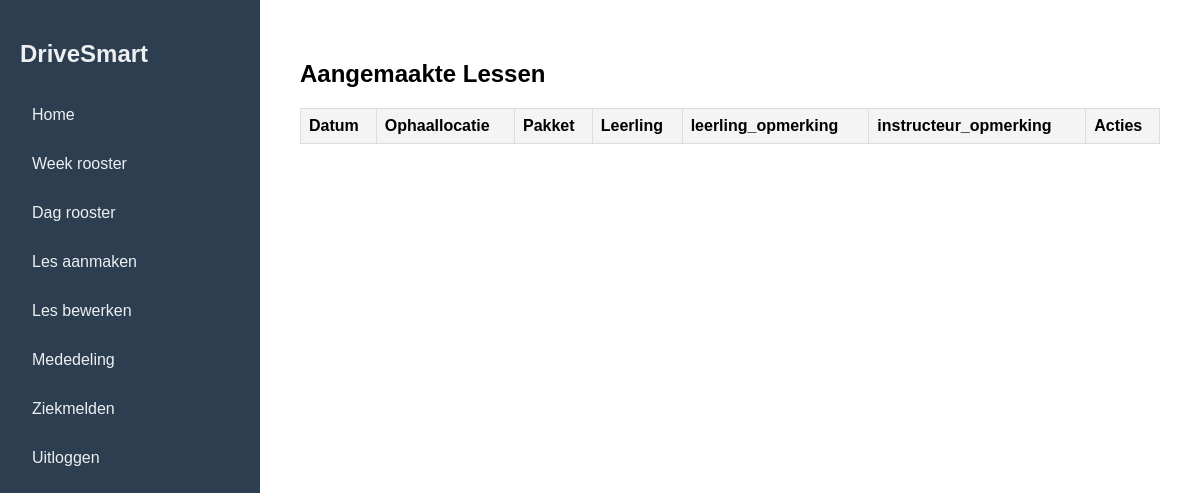
The page /lessen_bekijken.php on the database as committed earlier.
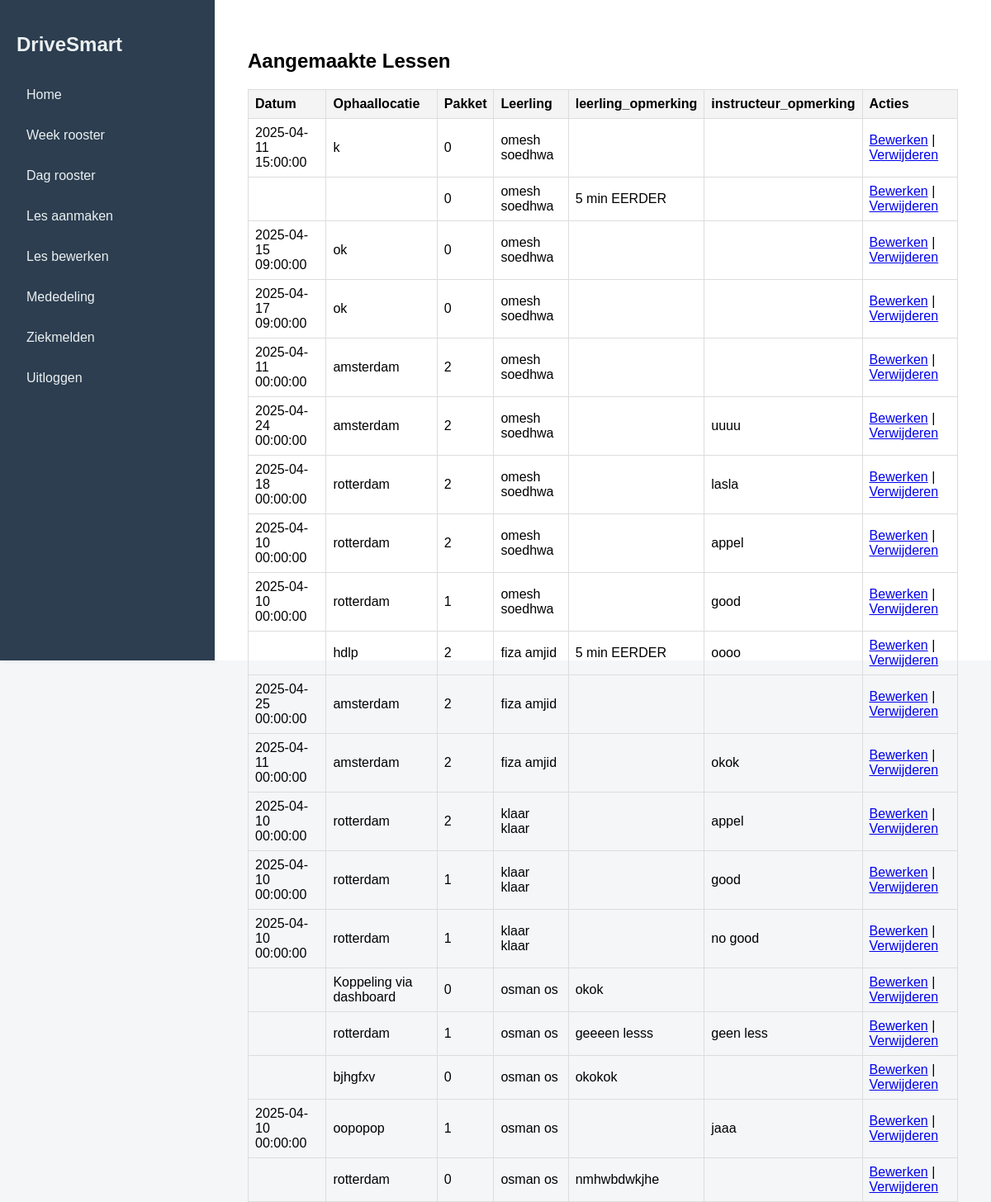
The same page on the database as committed later.
### tables this page shows
CREATE TABLE `les` (
  `les_id` int(11) NOT NULL,
  `leerling_id` int(11) DEFAULT NULL,
  `instructeur_id` int(11) DEFAULT NULL,
  `auto_id` int(11) DEFAULT NULL,
  `datum` datetime DEFAULT NULL,
  `ophaallocatie` varchar(255) DEFAULT NULL,
  `geannuleerd` tinyint(1) DEFAULT 0,
  `reden_annulering` text DEFAULT NULL,
  `leerling_opmerking` text DEFAULT NULL,
  `instructeur_opmerking` text DEFAULT NULL,
  `pakket` tinyint(1) DEFAULT 0,
  `starttijd` time NOT NULL,
  `eindtijd` time NOT NULL,
  `pakket_id` int(11) DEFAULT NULL
);

### db.php (called while the page is built, shortened)
<?php
class DB{
    private $dbh;
    public function __construct($db = "drivesmart", $host ="localhost:3306", $user = "root", $pass = "")
    {
        try{
            $this->dbh = new PDO("mysql:host=$host;dbname=$db;", $user, $pass);
            $this->dbh->setAttribute(PDO::ATTR_ERRMODE, PDO::ERRMODE_EXCEPTION);
        } catch (PDOEXception $e) {
            die("Connection error: " . $e->getMessage());
        }
    }
    public function execute($sql, $params = []) {
            $this->stmt = $this->dbh->prepare($sql);
            $this->stmt->execute($params);
            return $this->stmt;
    }
}
?>

### lessen_bekijken.php (the view, shortened to what this page needs)
<?php
include 'db.php';
$db = new DB();
$lessen = $db->execute("
    SELECT l.les_id, l.datum, l.ophaallocatie, l.pakket,
           l.leerling_opmerking, l.instructeur_opmerking,
           CONCAT(le.naam, ' ', le.achternaam) AS leerling_naam
    FROM les l
    JOIN leerling le ON l.leerling_id = le.leerling_id
")->fetchAll(PDO::FETCH_ASSOC);
?>
<!DOCTYPE html>
<html lang="en">
<head>
    <link rel="stylesheet" href="instructeur-dashboard.css">
    <link rel="stylesheet" href="lessen_bekijken.css">
</head>
<body>
<div class="dashboard-container">
    <aside class="sidebar">
        <h2>DriveSmart</h2>
        <nav>
            <ul>
            <li><a href="instructeur-dashboard.php">Home</a></li>
        <li><a href="#">Week rooster</a></li>
        <li><a href="dag_rooster.php">Dag rooster</a></li>
        <li><a href="les_aanmaken.php">Les aanmaken</a></li>
        <li><a href="lessen_bekijken.php">Les bewerken</a></li>
        <li><a href="view_mededeling.php">Mededeling</a></li>
        <li><a href="instructeur_ziekmelden.php">Ziekmelden</a></li>
        <li><a href="logout.php">Uitloggen</a></li>
            </ul>
        </nav>
    </aside>
    <main class="main-content">
        <h2>Aangemaakte Lessen</h2>
        <table>
            <thead>
                <tr>
                    <th>Datum</th>
                    <th>Ophaallocatie</th>
                    <th>Pakket</th>
                    <th>Leerling</th>
                    <th>leerling_opmerking</th>
                    <th>instructeur_opmerking</th>
                    <th>Acties</th>
                </tr>
            </thead>
            <tbody>
                <?php foreach ($lessen as $les): ?>
                    <tr>
                        <td><?= htmlspecialchars($les['datum']) ?></td>
                        <td><?= htmlspecialchars($les['ophaallocatie']) ?></td>
                        <td><?= htmlspecialchars($les['pakket']) ?></td>
                        <td><?= htmlspecialchars($les['leerling_naam']) ?></td>
                        <td><?= htmlspecialchars($les['leerling_opmerking']) ?></td>
                        <td><?= htmlspecialchars($les['instructeur_opmerking']) ?></td>
                        <td>
                            <a href="les_bewerken.php?les_id=<?= $les['les_id'] ?>">Bewerken</a> |
                            <a href="les_verwijderen.php?les_id=<?= $les['les_id'] ?>" onclick="return confirm('Weet je zeker dat je deze les wilt verwijderen?')">Verwijderen</a>
                        </td>
                    </tr>
                <?php endforeach; ?>
            </tbody>
        </table>
    </main>
</div>
</body>
</html>

Rows that differ between the two databases and show on the page:
added les: datum "2025-04-11 15:00:00", ophaallocatie "k", pakket "0", leerling_naam "omesh soedhwa"
added les: pakket "0", leerling_naam "omesh soedhwa", leerling_opmerking "5 min EERDER"
added les: datum "2025-04-15 09:00:00", ophaallocatie "ok", pakket "0", leerling_naam "omesh soedhwa"
added les: datum "2025-04-17 09:00:00", ophaallocatie "ok", pakket "0", leerling_naam "omesh soedhwa"
added les: datum "2025-04-11 00:00:00", ophaallocatie "amsterdam", pakket "2", leerling_naam "omesh soedhwa"
added les: datum "2025-04-24 00:00:00", ophaallocatie "amsterdam", pakket "2", leerling_naam "omesh soedhwa", instructeur_opmerking "uuuu"
added les: datum "2025-04-18 00:00:00", ophaallocatie "rotterdam", pakket "2", leerling_naam "omesh soedhwa", instructeur_opmerking "lasla"
added les: datum "2025-04-10 00:00:00", ophaallocatie "rotterdam", pakket "2", leerling_naam "omesh soedhwa", instructeur_opmerking "appel"
added les: datum "2025-04-10 00:00:00", ophaallocatie "rotterdam", pakket "1", leerling_naam "omesh soedhwa", instructeur_opmerking "good"
added les: ophaallocatie "hdlp", pakket "2", leerling_naam "fiza amjid", leerling_opmerking "5 min EERDER", instructeur_opmerking "oooo"
added les: datum "2025-04-25 00:00:00", ophaallocatie "amsterdam", pakket "2", leerling_naam "fiza amjid"
added les: datum "2025-04-11 00:00:00", ophaallocatie "amsterdam", pakket "2", leerling_naam "fiza amjid", instructeur_opmerking "okok"
added les: datum "2025-04-10 00:00:00", ophaallocatie "rotterdam", pakket "2", leerling_naam "klaar klaar", instructeur_opmerking "appel"
added les: datum "2025-04-10 00:00:00", ophaallocatie "rotterdam", pakket "1", leerling_naam "klaar klaar", instructeur_opmerking "good"
added les: datum "2025-04-10 00:00:00", ophaallocatie "rotterdam", pakket "1", leerling_naam "klaar klaar", instructeur_opmerking "no good"
added les: ophaallocatie "Koppeling via dashboard", pakket "0", leerling_naam "osman os", leerling_opmerking "okok"
added les: ophaallocatie "rotterdam", pakket "1", leerling_naam "osman os", leerling_opmerking "geeeen lesss", instructeur_opmerking "geen less"
added les: ophaallocatie "bjhgfxv", pakket "0", leerling_naam "osman os", leerling_opmerking "okokok"
added les: datum "2025-04-10 00:00:00", ophaallocatie "oopopop", pakket "1", leerling_naam "osman os", instructeur_opmerking "jaaa"
added les: ophaallocatie "rotterdam", pakket "0", leerling_naam "osman os", leerling_opmerking "nmhwbdwkjhe"
